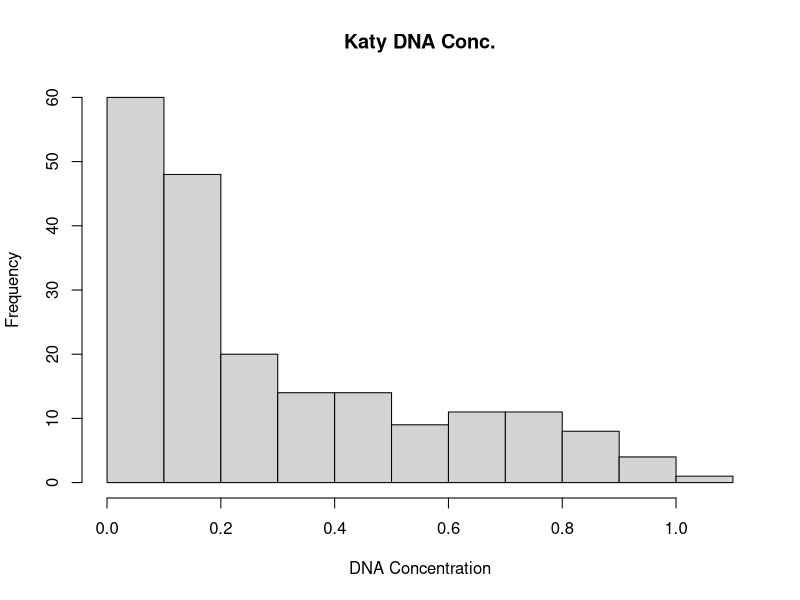
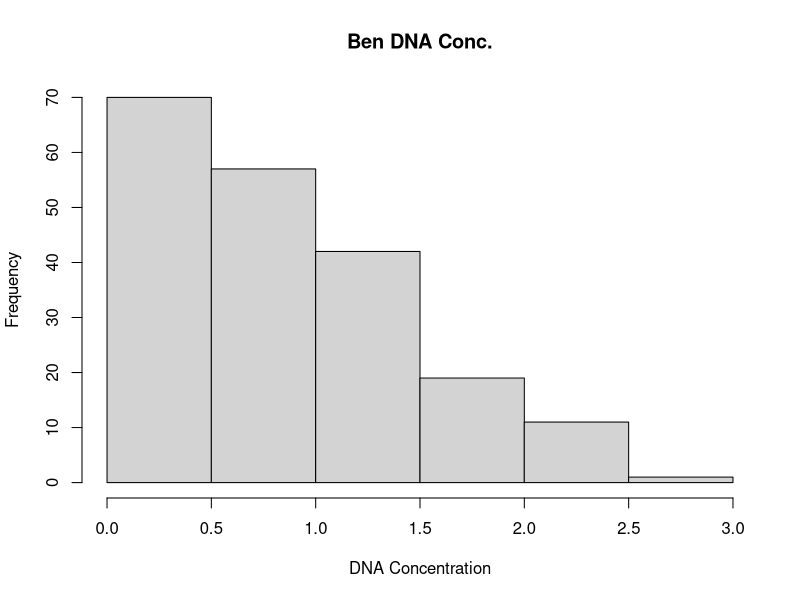
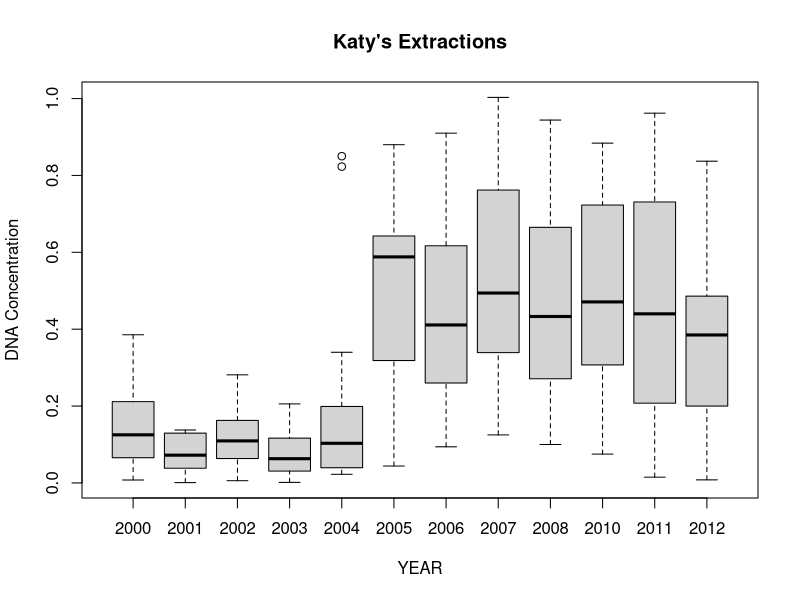
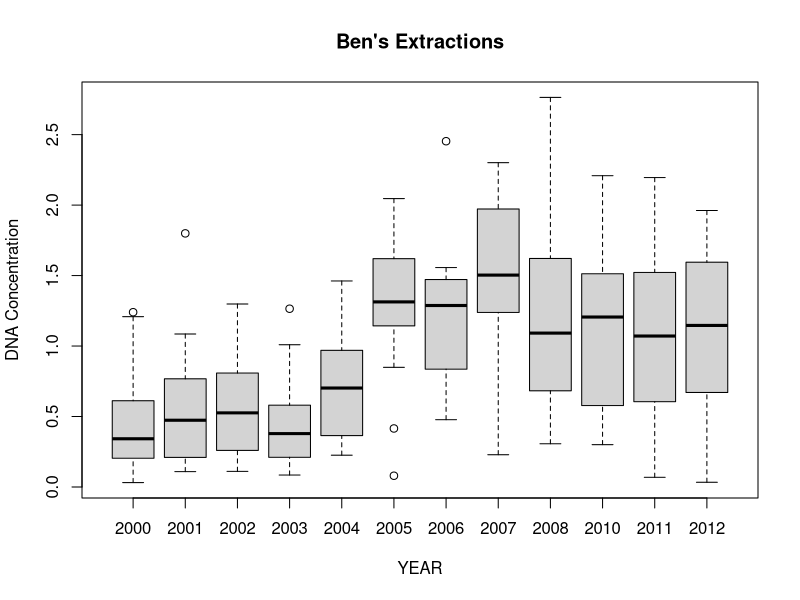

Source code (R) for these figures, in order:
df <- read.csv("./DNA_Conc_by_Extraction_Date.csv")
summary(df)
hist(df$DNA_Concentration_Katy,
     main= "Katy DNA Conc.",
     xlab="DNA Concentration")
hist(df$DNA_Concentration_Ben,
     main= "Ben DNA Conc.",
     xlab="DNA Concentration")
library(tidyverse)
glimpse(df)
df$Year_Collected <- as.factor(df$Year_Collected)
class(df$DNA_Concentration_Ben)
class(df$Year_Collected)
plot(x=df$Year_Collected, y=df$DNA_Concentration_Katy,main= "Katy's Extractions",
     xlab="YEAR", ylab= "DNA Concentration")
plot(x=df$Year_Collected, y=df$DNA_Concentration_Ben,main= "Ben's Extractions",
     xlab="YEAR", ylab= "DNA Concentration")
